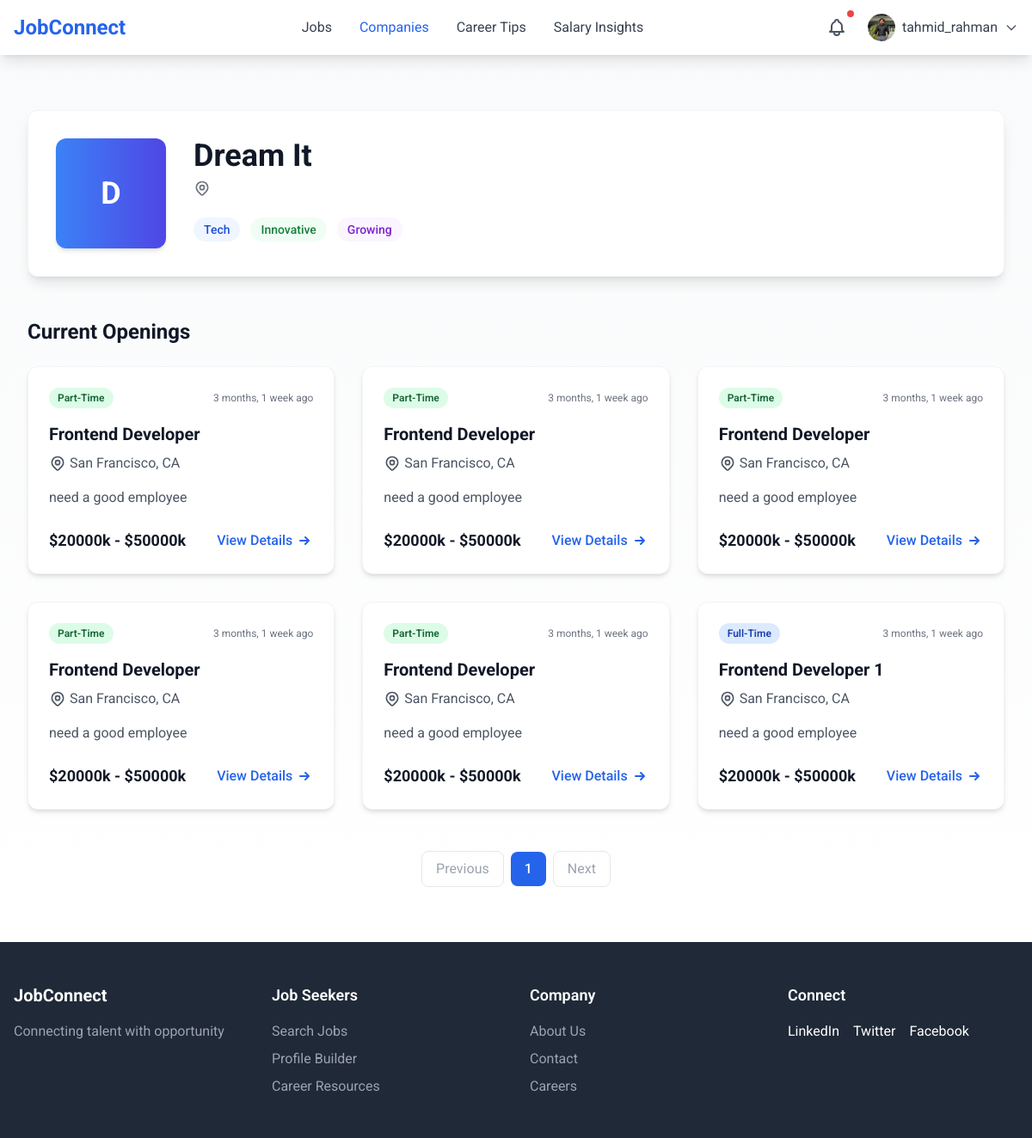
Page /jobseeker/company/3/ (signed in) on the committed database.
### accounts/models.py (models this page shows, shortened)
class CustomUser(AbstractBaseUser, PermissionsMixin):
    id = models.AutoField(primary_key=True)
    name = models.CharField(max_length=100)
    username = models.CharField(max_length=100, unique=True)
    email = models.EmailField(unique=True)
    phone_no = models.IntegerField(max_length=15,null=True,blank=True)
    role = models.CharField(max_length=50, choices=[
        ('admin', 'Admin'),
        ('user', 'User'),
        ('employee', 'Employee'),
    ], default='user')
    status = models.CharField(max_length=50, choices=[
        ('approved','Approved'),
        ('pending', 'Pending'),
    ],default='pending')
    is_active = models.BooleanField(default=True)
    is_staff = models.BooleanField(default=False)
    google_id = models.CharField(max_length=255, blank=True, null=True)
    email_verified = models.BooleanField(default=False)
    objects = CustomUserManager()
    USERNAME_FIELD = 'email'
    REQUIRED_FIELDS = ['username', 'name']

### jobseeker/models.py (models this page shows, shortened)
class Profile(models.Model):
    user = models.OneToOneField(CustomUser, on_delete=models.CASCADE, related_name='profile')
    profile_id = models.AutoField(primary_key=True)
    profile_picture = models.ImageField(upload_to='profile_pics/', blank=True, null=True,default='profile_pics/profile_1.png')
    google_picture_url = models.URLField(blank=True, null=True)
    first_name = models.CharField(max_length=50, blank=True, null=True)
    last_name = models.CharField(max_length=50, blank=True, null=True)
    job_title = models.CharField(max_length=100, blank=True, null=True)
    location = models.CharField(max_length=100, blank=True, null=True)
    about_me = models.TextField( blank=True, null=True)
    establised_at = models.DateField(blank=True, null=True)
    total_employees = models.IntegerField(blank=True, null=True)

### employer/models.py (models this page shows, shortened)
class Company(models.Model):
    company_id = models.AutoField(primary_key=True)
    user = models.ForeignKey('accounts.CustomUser', on_delete=models.CASCADE)
    name = models.CharField(max_length=255, null=True, blank=True)
    location = models.CharField(max_length=255, null=True, blank=True)
    logo = models.URLField(null=True, blank=True)
    description = models.TextField()

class Job(models.Model):
    JOB_TYPE_CHOICES = [
        ('Full-Time', 'Full-Time'),
        ('Part-Time', 'Part-Time'),
        ('Contract', 'Contract'),
        ('Internship', 'Internship')
    ]
    STATUS_CHOICES = [
        ('Active', 'Active'),
        ('Draft', 'Draft'),
        ('Closed', 'Closed'),
    ]
    CATEGORY_CHOICES = [
        ('engineering', 'Engineering'),
        ('design', 'Design'),
        ('marketing', 'Marketing'),
    ]
    job_id = models.AutoField(primary_key=True)
    title = models.CharField(max_length=255)
    company = models.ForeignKey('Company', on_delete=models.CASCADE)
    location = models.CharField(max_length=255)
    job_type = models.CharField(max_length=20, choices=JOB_TYPE_CHOICES)
    posted_date = models.DateTimeField(auto_now_add=True)
    salary_min = models.DecimalField(max_digits=10, decimal_places=2)
    salary_max = models.DecimalField(max_digits=10, decimal_places=2)
    applications = models.IntegerField(default=0)
    exp_need = models.IntegerField(default=0)
    description = models.TextField()
    responsibilities = models.TextField()
    requirements = models.TextField()
    benefits = models.TextField()
    status = models.CharField(max_length=10, choices=STATUS_CHOICES, default='Draft')
    category = models.CharField(max_length=20, choices=CATEGORY_CHOICES)

### jobseeker/views.py (the view)
    def wrapper(request, *args, **kwargs):
        if request.user.role != 'user':
            messages.error(request, "You are not authorized to view this page.")
            return redirect('login')
        return view_func(request, *args, **kwargs)

### jobseeker/views.py (called while the page is built)
def user_role_required(view_func):
    def wrapper(request, *args, **kwargs):
        if request.user.role != 'user':
            messages.error(request, "You are not authorized to view this page.")
            return redirect('login')
        return view_func(request, *args, **kwargs)
    return wrapper

@user_role_required
@login_required
def company_detail(request,company_id):
    compa = Company.objects.get(company_id = company_id)
    jobs = Job.objects.filter(company=company_id)
    paginator = Paginator(jobs, 6)
    page_number = request.GET.get('page')
    page_obj = paginator.get_page(page_number)
    return render(request, 'jobseeker/company_details.html',{'compa':compa,'page_obj':page_obj})

### static/templates/jobseeker/company_details.html (shortened to what this page needs)
{% extends 'base.html' %}
{% block nav %}
{% include 'components/main_nav.html' %}
{% endblock nav %}
{% block content %}
<section class="py-16 bg-gradient-to-b from-gray-50 to-white">
    <div class="max-w-7xl mx-auto px-4 sm:px-6 lg:px-8">
        <div class="bg-white p-8 rounded-xl shadow-lg mb-12 border border-gray-100">
            <div class="flex flex-col md:flex-row items-center md:items-start space-y-6 md:space-y-0 md:space-x-8">
                <div class="flex-shrink-0">
                    <div
                        class="w-24 h-24 md:w-32 md:h-32 rounded-xl bg-gradient-to-r from-blue-500 to-indigo-600 flex items-center justify-center shadow-md">
                        <span class="text-3xl md:text-4xl font-bold text-white">{{ compa.name|slice:":1" }}</span>
                    </div>
                </div>
                <div class="text-center md:text-left">
                    <h1 class="text-3xl md:text-4xl font-bold text-gray-900 mb-2">{{ compa.name }}</h1>
                    <div class="flex items-center justify-center md:justify-start space-x-2 mb-4">
                    </div>
                    <div class="mt-6 flex flex-wrap gap-3 justify-center md:justify-start">
                        <span class="px-3 py-1 bg-blue-50 text-blue-700 text-sm font-medium rounded-full">Tech</span>
                        <span
                            class="px-3 py-1 bg-green-50 text-green-700 text-sm font-medium rounded-full">Innovative</span>
                        <span
                            class="px-3 py-1 bg-purple-50 text-purple-700 text-sm font-medium rounded-full">Growing</span>
                    </div>
                </div>
            </div>
        </div>
        <div class="mb-8">
            <h2 class="text-2xl font-bold text-gray-900 mb-6">Current Openings</h2>
            <div class="grid grid-cols-1 md:grid-cols-2 lg:grid-cols-3 gap-8">
                {% for item in page_obj %}
                <div
                    class="bg-white rounded-xl shadow-md hover:shadow-xl transition-all duration-300 border border-gray-100 overflow-hidden group">
                    <div class="p-6">
                        <div class="flex items-center justify-between mb-4">
                            <span class="text-xs font-semibold px-2.5 py-1 rounded-full
                                {% if item.job_type == 'Full-Time' %}bg-blue-100 text-blue-800
                                {% elif item.job_type == 'Part-Time' %}bg-green-100 text-green-800
                                {% elif item.job_type == 'Contract' %}bg-yellow-100 text-yellow-800
                                {% else %}bg-red-100 text-red-800{% endif %}">
                                {{ item.job_type }}
                            </span>
                            <span class="text-xs text-gray-500">{{ item.posted_date|timesince }} ago</span>
                        </div>
                        <h3 class="text-xl font-bold text-gray-900 mb-2 group-hover:text-blue-600 transition-colors">
                            {{ item.title }}</h3>
                        <div class="flex items-center text-gray-600 mb-4">
                            <span>{{ item.location }}</span>
                        </div>
                        <p class="text-gray-600 mb-4 line-clamp-2">
                            {{ item.description }}
                        </p>
                        <div class="flex items-center justify-between mt-6">
                            <span class="text-lg font-bold text-gray-900">
                                ${{ item.salary_min|floatformat:"0" }}k -
                                ${{ item.salary_max|floatformat:"0" }}k</span>
                            <a href="/jobseeker/jobs/{{ item.job_id }}"
                                class="flex items-center text-blue-600 hover:text-blue-700 font-medium transition-colors">
                                View Details
                                <svg xmlns="http://www.w3.org/2000/svg" class="h-5 w-5 ml-1" viewBox="0 0 20 20"
                                    fill="currentColor">
                                    <path fill-rule="evenodd"
                                        d="M10.293 5.293a1 1 0 011.414 0l4 4a1 1 0 010 1.414l-4 4a1 1 0 01-1.414-1.414L12.586 11H5a1 1 0 110-2h7.586l-2.293-2.293a1 1 0 010-1.414z"
                                        clip-rule="evenodd" />
                                </svg>
                            </a>
                        </div>
                    </div>
                </div>
                {% endfor %}
            </div>
        </div>
        <div class="flex justify-center mt-12">
            <nav class="flex items-center space-x-2">
                {% if page_obj.has_previous %}
                <a href="?page={{ page_obj.previous_page_number }}"
                    class="px-4 py-2 border border-gray-300 rounded-lg text-gray-700 hover:bg-gray-50 transition-colors">
                    Previous
                </a>
                {% else %}
                <span
                    class="px-4 py-2 border border-gray-200 rounded-lg text-gray-400 cursor-not-allowed">Previous</span>
                {% endif %}
                {% for num in page_obj.paginator.page_range %}
                {% if page_obj.number == num %}
                <span class="px-4 py-2 bg-blue-600 text-white font-medium rounded-lg">{{ num }}</span>
                {% elif num > page_obj.number|add:'-3' and num < page_obj.number|add:'3' %} <a href="?page={{ num }}"
                    class="px-4 py-2 border border-gray-300 rounded-lg text-gray-700 hover:bg-gray-50 transition-colors">
                    {{ num }}</a>
                    {% endif %}
                    {% endfor %}
                    {% if page_obj.has_next %}
                    <a href="?page={{ page_obj.next_page_number }}"
                        class="px-4 py-2 border border-gray-300 rounded-lg text-gray-700 hover:bg-gray-50 transition-colors">
                        Next
                    </a>
                    {% else %}
                    <span
                        class="px-4 py-2 border border-gray-200 rounded-lg text-gray-400 cursor-not-allowed">Next</span>
                    {% endif %}
            </nav>
        </div>
    </div>
</section>
{% endblock content %}
{% block footer %}
<div class="footer-container hidden md:block">
    {% include 'components/footer.html' %}
</div>
{% endblock footer %}

### static/templates/components/main_nav.html (shortened to what this page needs)
<nav class="bg-white shadow-lg sticky top-0 z-[10]">
    <div class="max-w-7xl mx-auto px-4">
        <div class="flex justify-between items-center h-16">
            <a href="/jobseeker/jobs/" class="flex items-center">
                <span class="text-2xl font-bold text-blue-600">JobConnect</span>
            </a>
            <div class="hidden md:flex space-x-8">
                <a href="/jobseeker/jobs"
                    class="hover:text-blue-600 {% if '/jobseeker/jobs' in request.path %} text-blue-600 {% else %} text-gray-700 {% endif %} ">
                    Jobs
                </a>
                <a href="/jobseeker/company"
                    class="{% if '/jobseeker/company' in request.path %} text-blue-600 {% else %} text-gray-700 {% endif %} hover:text-blue-600">Companies</a>
                <a href="/jobseeker/tips"
                    class="{% if '/jobseeker/tips' in request.path %} text-blue-600 {% else %} text-gray-700 {% endif %} hover:text-blue-600">Career
                    Tips</a>
                <a href="/jobseeker/salaryinsight"
                    class="{% if '/jobseeker/salaryinsight' in request.path %} text-blue-600 {% else %} text-gray-700 {% endif %} hover:text-blue-600">Salary
                    Insights</a>
            </div>
            <div class="flex items-center space-x-4">
                <div class="relative">
                    <button id="notificationButton" class="p-2 text-gray-600 hover:text-blue-600 relative">
                        <span class="absolute top-0 right-0 w-2 h-2 bg-red-500 rounded-full"></span>
                    </button>
                </div>
                <div class="relative">
                    <button id="profileButton" class="flex items-center space-x-2 focus:outline-none">
                        <img src="{{ request.user.profile.profile_picture.url }}" alt="Profile"
                            class="w-8 h-8 rounded-full bg-black">
                        <span class="hidden md:block text-gray-700">{{ request.user.username }}</span>
                        <svg class="w-4 h-4 text-gray-600" fill="none" stroke="currentColor" viewBox="0 0 24 24">
                            <path stroke-linecap="round" stroke-linejoin="round" stroke-width="2" d="M19 9l-7 7-7-7" />
                        </svg>
                    </button>
                </div>
            </div>
        </div>
    </div>
</nav>

### rows in the picture
CustomUser: user.profile.profile_picture (picture), user.username "tahmid_rahman"
Company: name "D", name "Dream It"
Job: job_type "Part-Time", posted_date "3 months, 1 week", title "Frontend Developer", location "San Francisco, CA", description "need a good employee", salary_min "20000", salary_max "50000"
Job: job_type "Part-Time", posted_date "3 months, 1 week", title "Frontend Developer", location "San Francisco, CA", description "need a good employee", salary_min "20000", salary_max "50000"
Job: job_type "Part-Time", posted_date "3 months, 1 week", title "Frontend Developer", location "San Francisco, CA", description "need a good employee", salary_min "20000", salary_max "50000"
Job: job_type "Part-Time", posted_date "3 months, 1 week", title "Frontend Developer", location "San Francisco, CA", description "need a good employee", salary_min "20000", salary_max "50000"
Job: job_type "Part-Time", posted_date "3 months, 1 week", title "Frontend Developer", location "San Francisco, CA", description "need a good employee", salary_min "20000", salary_max "50000"
Job: job_type "Full-Time", posted_date "3 months, 1 week", title "Frontend Developer 1", location "San Francisco, CA", description "need a good employee", salary_min "20000", salary_max "50000"

### other values in the picture
{{ num }} "1"
